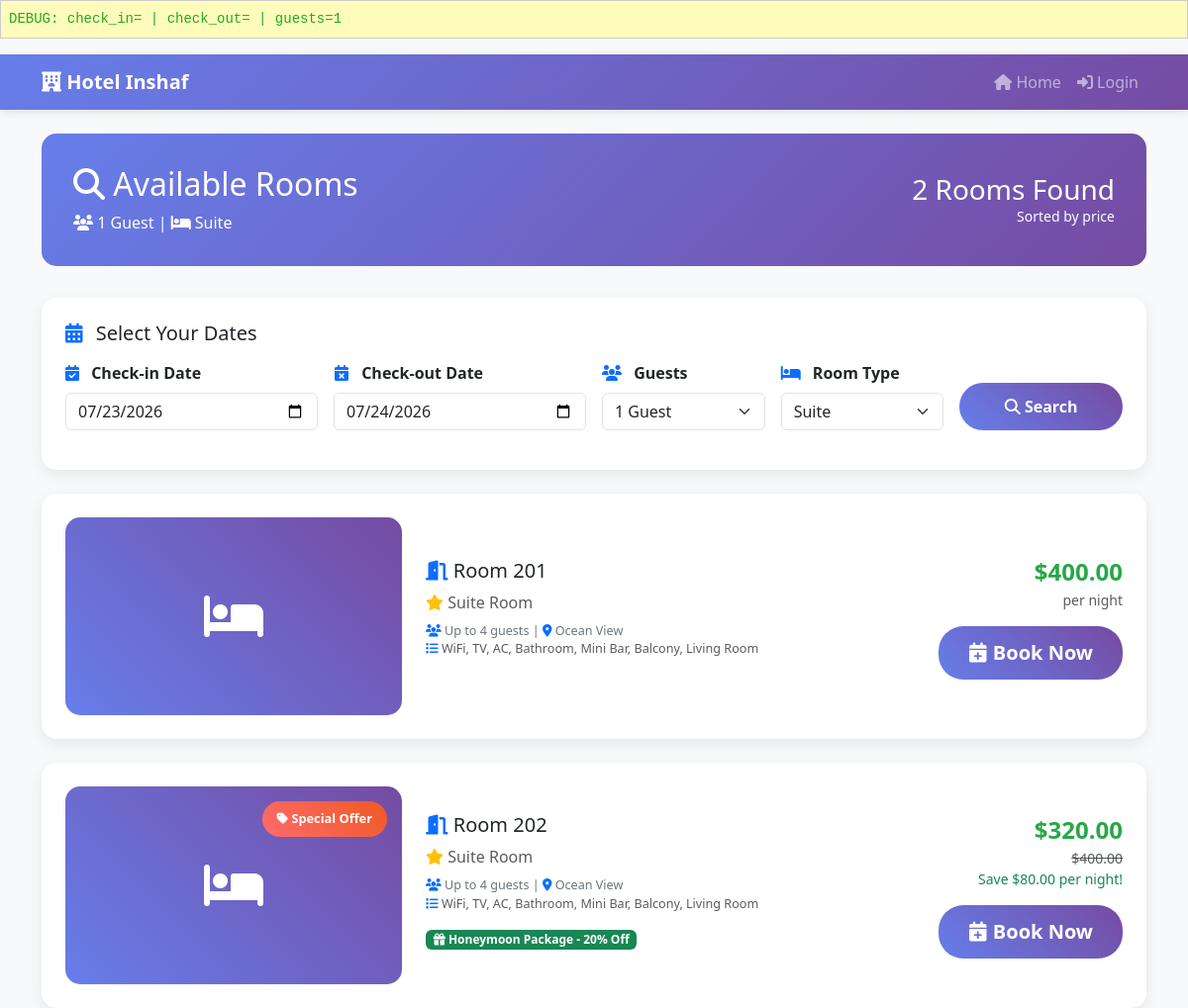
/index.php?controller=guest-portal&action=searchRooms&room_type=Suite, run on the app's committed database.
### tables this page shows
CREATE TABLE rooms (
    room_id INT AUTO_INCREMENT PRIMARY KEY,
    room_number VARCHAR(10) UNIQUE NOT NULL,
    room_type VARCHAR(50) NOT NULL,
    price DECIMAL(10,2) NOT NULL,
    discounted_price DECIMAL(10,2),
    status ENUM('Available', 'Booked', 'Maintenance', 'Housekeeping') DEFAULT 'Available',
    amenities TEXT,
    max_occupancy INT DEFAULT 2,
    floor_number INT DEFAULT 1,
    view_type VARCHAR(50),
    is_promotional BOOLEAN DEFAULT FALSE,
    promotion_description TEXT,
    promotion_start_date DATE,
    promotion_end_date DATE,
    housekeeping_status ENUM('Clean', 'Dirty', 'In Progress') DEFAULT 'Clean',
    last_cleaned TIMESTAMP,
    created_at TIMESTAMP DEFAULT CURRENT_TIMESTAMP,
    updated_at TIMESTAMP DEFAULT CURRENT_TIMESTAMP ON UPDATE CURRENT_TIMESTAMP
);

### views/public/search_results.php (the view, shortened to what the rows shown need)
<!DOCTYPE html>
<html lang="en">
<head>
    <link href="https://cdn.jsdelivr.net/npm/bootstrap@5.3.0/dist/css/bootstrap.min.css" rel="stylesheet">
    <link href="https://cdnjs.cloudflare.com/ajax/libs/font-awesome/6.4.0/css/all.min.css" rel="stylesheet">
</head>
<body>
    <div class="container mt-4">
        <div class="results-header fade-in">
            <div class="row align-items-center">
                <div class="col-lg-8">
                    <h2 class="mb-2">
                        <i class="fas fa-search"></i> Available Rooms
                    </h2>
                </div>
            </div>
        </div>
        <div class="row">
            <div class="col-12">
                <?php if (!empty($availableRooms)): ?>
                    <div class="row g-4">
                        <?php foreach ($availableRooms as $room): ?>
                            <div class="col-12 fade-in">
                                <div class="search-card p-4">
                                    <div class="row align-items-center">
                                        <div class="col-md-4">
                                            <div class="position-relative">
                                                <div class="bg-primary d-flex align-items-center justify-content-center"
                                                     style="height: 200px; background: linear-gradient(45deg, #667eea, #764ba2); border-radius: 15px;">
                                                    <i class="fas fa-bed text-white" style="font-size: 3rem;"></i>
                                                </div>
                                                <?php if (isset($room['is_promotional']) && $room['is_promotional']): ?>
                                                    <div class="promo-badge">
                                                        <i class="fas fa-tag"></i> Special Offer
                                                    </div>
                                                <?php endif; ?>
                                            </div>
                                        </div>
                                        <div class="col-md-5">
                                            <h5 class="mb-2">
                                                <i class="fas fa-door-open text-primary"></i>
                                                Room <?php echo htmlspecialchars($room['room_number']); ?>
                                            </h5>
                                            <p class="text-muted mb-2">
                                                <i class="fas fa-star text-warning"></i>
                                                <?php echo htmlspecialchars($room['room_type']); ?> Room
                                            </p>
                                            <div class="amenities-list mb-3">
                                                <small>
                                                    <i class="fas fa-users text-primary"></i>
                                                    Up to <?php echo $room['max_occupancy']; ?> guests |
                                                    <i class="fas fa-map-marker-alt text-primary"></i>
                                                    <?php echo htmlspecialchars($room['view_type'] ?? 'City View'); ?>
                                                </small><br>
                                                <small class="text-muted">
                                                    <i class="fas fa-list text-primary"></i>
                                                    <?php echo htmlspecialchars($room['amenities']); ?>
                                                </small>
                                            </div>
                                            <?php if (isset($room['is_promotional']) && $room['is_promotional'] && !empty($room['promotion_description'])): ?>
                                                <div class="mb-2">
                                                    <small class="badge bg-success">
                                                        <i class="fas fa-gift"></i> <?php echo htmlspecialchars($room['promotion_description']); ?>
                                                    </small>
                                                </div>
                                            <?php endif; ?>
                                        </div>
                                        <div class="col-md-3 text-end">
                                            <div class="mb-3">
                                                <?php if (isset($room['discounted_price']) && $room['discounted_price']): ?>
                                                    <span class="price-highlight">$<?php echo number_format($room['discounted_price'], 2); ?></span>
                                                    <small class="text-muted d-block text-decoration-line-through">$<?php echo number_format($room['price'], 2); ?></small>
                                                    <small class="text-success">Save $<?php echo number_format($room['price'] - $room['discounted_price'], 2); ?> per night!</small>
                                                <?php else: ?>
                                                    <span class="price-highlight">$<?php echo number_format($room['price'], 2); ?></span>
                                                    <small class="text-muted d-block">per night</small>
                                                <?php endif; ?>
                                            </div>
                                            <a href="../public/index.php?controller=guest-portal&action=bookRoom&room_id=<?php echo $room['room_id']; ?>"
   class="btn btn-gradient btn-lg">
    <i class="fas fa-calendar-plus"></i> Book Now
</a>
                                        </div>
                                    </div>
                                </div>
                            </div>
                        <?php endforeach; ?>
                    </div>
                <?php endif; ?>
            </div>
        </div>
    </div>
</body>
</html>

### data on the page
rooms: room_number "201", room_type "Suite", max_occupancy "4", view_type "Ocean View", amenities "WiFi, TV, AC, Bathroom, Mini Bar, Balcony, Living Room", price "400.00"
rooms: is_promotional 1 (drawn), room_number "202", room_type "Suite", max_occupancy "4", view_type "Ocean View", amenities "WiFi, TV, AC, Bathroom, Mini Bar, Balcony, Living Room", promotion_description "Honeymoon Package - 20% Off", discounted_price "320.00", price "400.00", $room['price'] - $room['discounted_price'] "80.00"

### other printed values
$guests "1"
$room_type "Suite"
count($availableRooms) "2"
